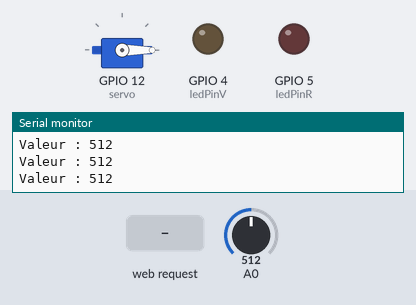
This sketch was run on a simulated ESP8266 (NodeMCU). Shown: servo, output pins drawn as LEDs (lit = HIGH), the last lines printed to the serial monitor. Inputs (shaded band) come from the test bench; at power-on: A0 = 512. WiFi joins after 1.5 s; servers stay silent unless stated.

Above: at 2.7 s.
2.8 s: HTTP request GET /AUTO received
At 4.3 s:
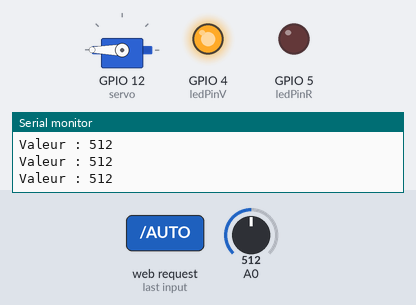
5.3 s: A0 set to 488
At 6.2 s:
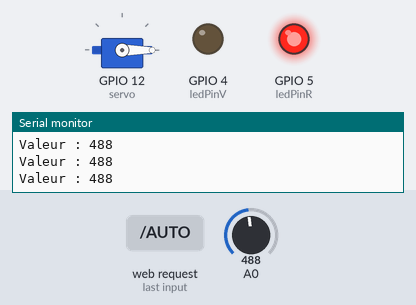
6.8 s: A0 set to 510
At 7.3 s:
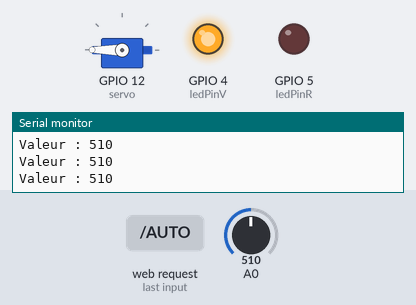
9.8 s: A0 set to 490
At 10.9 s:
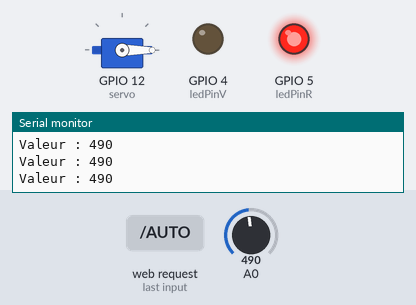
14.3 s: HTTP request GET /L received
At 15.3 s:
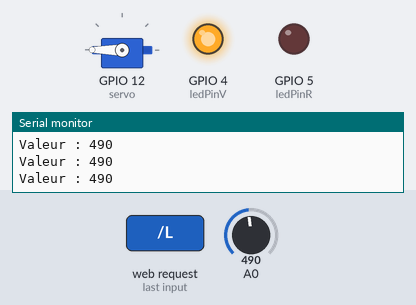
Timing chart, 0 to 16.8 s (numbered marks = the images above; inputs shaded):
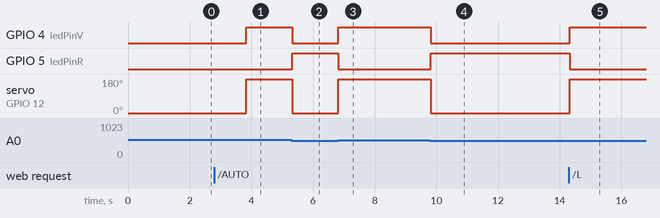

Measured:
- the behaviour switches between 500 and 499 on A0 (found by bisection; images 1 and 2)
- after the input at 2.8 s, GPIO 4 (ledPinV): LOW → HIGH after 1.0 s; servo on GPIO 12 (servo): 0° → 180° after 1.0 s
- after the input at 5.3 s, GPIO 4 (ledPinV): HIGH → LOW at once; GPIO 5 (ledPinR): LOW → HIGH at once; servo on GPIO 12 (servo): 180° → 0° at once
- after the input at 6.8 s, GPIO 4 (ledPinV): LOW → HIGH at once; GPIO 5 (ledPinR): HIGH → LOW at once; servo on GPIO 12 (servo): 0° → 180° at once
- after the input at 9.8 s, GPIO 4 (ledPinV): HIGH → LOW at once; GPIO 5 (ledPinR): LOW → HIGH at once; servo on GPIO 12 (servo): 180° → 0° at once
- after the input at 14.3 s, GPIO 4 (ledPinV): LOW → HIGH at once; GPIO 5 (ledPinR): HIGH → LOW at once; servo on GPIO 12 (servo): 0° → 180° at once

The sketch:

VoletConnecte.ino
```cpp
#include <ESP8266WiFi.h>
#include <Servo.h>

const char* ssid     = "votreResauWifi";
const char* password = "votreMotDePasseWifi";

Servo monServo; //creéation de l'objet servo
int pos = 0;

const int ledPinR = 5; //led rouge à D1
const int ledPinV = 4; //led verte à D2
int servo = 12; //servomoteur à D6
int PR = 0; //valeur photorésistance initialisée
int autotest; //cette variable servira pour le mode automatique

WiFiServer server(80);

void setup()
{
    Serial.begin(9600); //pour l'affichage dans le moniteur série
    pinMode(ledPinR, OUTPUT);   //configuration de la led rouge
    pinMode(ledPinV, OUTPUT);   //configuration de la led verte
    pinMode(PR,INPUT);  //configuration de la photorésistance

    monServo.attach(servo); //pour savoir la broche du servomoteur (ici 12 qui coorespond à D6)
    monServo.write(pos);  //position de départ (équivalent du volet fermé)

    delay(10);

    //Connexion au réseau WiFi
    Serial.println();
    Serial.println();
    Serial.print("Connexion a");
    Serial.println(ssid);
    WiFi.begin(ssid, password);

    while (WiFi.status() != WL_CONNECTED) {
        delay(500);
        Serial.print(".");
    }

    Serial.println("");
    Serial.println("WiFi connecte.");
    Serial.println("Adresse IP : ");
    Serial.println(WiFi.localIP());
    //digitalWrite(ledPinR,HIGH);
    //digitalWrite(ledPinV,HIGH);
    server.begin();

}


void loop(){

  //PhotoResistance
  int PR = analogRead(A0); //récupération de la valeur de la photorésistance
  Serial.print("Valeur : ");
  Serial.println(PR);
  //Si le mode est automatique
  if(autotest == 1){
    //Si le valeur de la luminosité est inférieure à 500 alors le volet est fermé, la led rouge nous confirme
    if(PR < 500){
      digitalWrite(ledPinR,HIGH);
      digitalWrite(ledPinV,LOW);
      monServo.write(0);

      //Serial.println("DOWN");
    }
    //Si le valeur de la luminosité est supérieure à 500 alors le volet est ouvert, la led verte nous confirme
    if(PR > 500){
      digitalWrite(ledPinV,HIGH);
      digitalWrite(ledPinR,LOW);
      monServo.write(180);
      //Serial.println("UP");
    }
  }


 //Wifi
 WiFiClient client = server.available();   // listen for incoming clients

  if (client) {                             // if you get a client,
    Serial.println("New Client.");           // print a message out the serial port
    String currentLine = "";                // make a String to hold incoming data from the client
    while (client.connected()) {            // loop while the client's connected
      if (client.available()) {             // if there's bytes to read from the client,
        char c = client.read();             // read a byte, then
        Serial.write(c);                    // print it out the serial monitor
        if (c == '\n') {                    // if the byte is a newline character

          // if the current line is blank, you got two newline characters in a row.
          // that's the end of the client HTTP request, so send a response:
          if (currentLine.length() == 0) {
            // HTTP headers always start with a response code (e.g. HTTP/1.1 200 OK)
            // and a content-type so the client knows what's coming, then a blank line:
            client.println("HTTP/1.1 200 OK");
            client.println("Content-type:text/html");
            client.println();

            // the content of the HTTP response follows the header:
            client.print("Allumer la LED : <a href=\"/H\">DOWN</a> !<br>");
            client.print("Eteindre la LED : <a href=\"/L\">UP</a> !<br>");
            client.print("Mode automatique : <a href=\"/AUTO\">AUTO</a> !<br>");
            client.print("Luminosite : ");
            client.print(PR);
            // The HTTP response ends with another blank line:
            client.println();
            // break out of the while loop:
            break;
          } else {    // if you got a newline, then clear currentLine:
            currentLine = "";
          }
        } else if (c != '\r') {  // if you got anything else but a carriage return character,
          currentLine += c;      // add it to the end of the currentLine
        }

     // On vérifie la demande du client
        //Si le client veut le mode automatique alors autotest est à 1 (ce qui renvoie à la boucle vue précédemment)
        if (currentLine.endsWith("GET /AUTO")) {
          //Automatique
          ////Serial.println("AUTO");
          delay(1000);
          autotest = 1;

        }
        //Si le client veut fermer le volet alors la led rouge s'allume et le volet se ferme
        if (currentLine.endsWith("GET /H")) {
          digitalWrite(ledPinR,HIGH);
          digitalWrite(ledPinV,LOW);
          monServo.write(0);
          delay(30);
          autotest = 0;
        }
        //Si le client veut ouvrir le volet alors la led verte s'allume et le volet s'ouvre
        if (currentLine.endsWith("GET /L")) {
          digitalWrite(ledPinV,HIGH);
          digitalWrite(ledPinR,LOW);
          monServo.write(180);
          delay(30);
          autotest = 0;
        }
      }
    }
    //Fermeture de la connexion
    client.stop();
    Serial.println("Client Disconnected.");
  }
}
```
